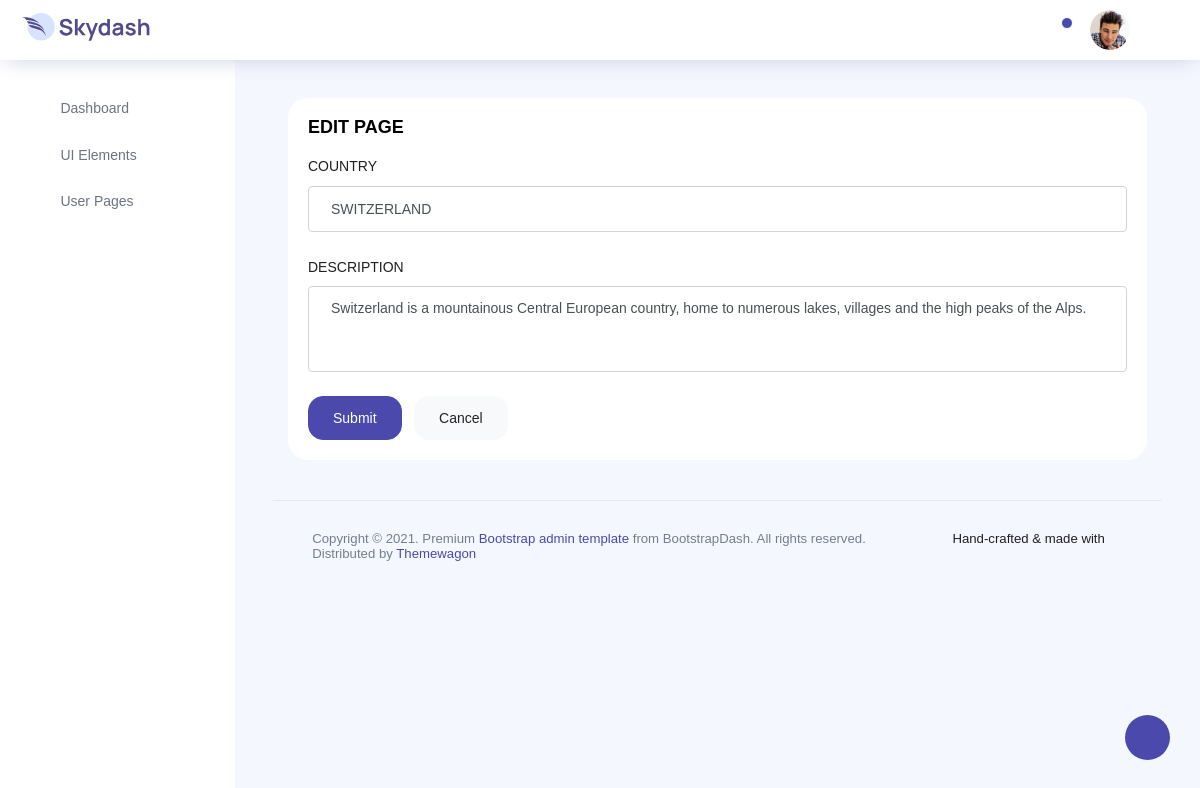
Page /backend/editcategory/1/ on the committed database.
### backend/models.py (models this page shows)
class categorydb(models.Model):
    country=models.CharField(max_length=100,null=True,blank=True)
    description=models.CharField(max_length=100,null=True,blank=True)

### backend/views.py (the view)
# urls.py: path('editcategory/<int:dataid>/', views.editcategory, name="editcategory"),
def editcategory(req,dataid):
    data=categorydb.objects.get(id=dataid)
    return render(req,"editcategory.html",{'data':data})

### backend/templates/editcategory.html (shortened to what this page needs)
<!DOCTYPE html>
{% extends 'homepage.html' %}
{% block content %}
<html lang="en">
<head>
</head>
<body>
<div class="col-12 grid-margin stretch-card">
            <div class="card">
                <div class="card-body">
                    <form method="post" action="{% url 'updatecategory' dataid=data.id %}" enctype="multipart/form-data">
                  <h4 class="card-title">EDIT PAGE</h4>
                  <form class="forms-sample">
                    <div class="form-group">
                      <label for="exampleInputName1">COUNTRY</label>
                      <input type="text" class="form-control" id="exampleInputName1" placeholder="Country" name="country" value="{{data.country}}">
                    </div>
                    <div class="form-group">
                      <label for="exampleTextarea1">DESCRIPTION</label>
                      <textarea class="form-control" id="exampleTextarea1" rows="4" name="description">{{data.description}}</textarea>
                    </div>
                    <button type="submit" class="btn btn-primary mr-2">Submit</button>
                    <button class="btn btn-light">Cancel</button>
                  </form>
                </form></div>
              </div>
            </div>
</body>
</html>
{% endblock %}

### rows in the picture
categorydb: country "SWITZERLAND", description "Switzerland is a mountainous Central European country, home to numerous lakes, villages and the high peaks of the Alps."
